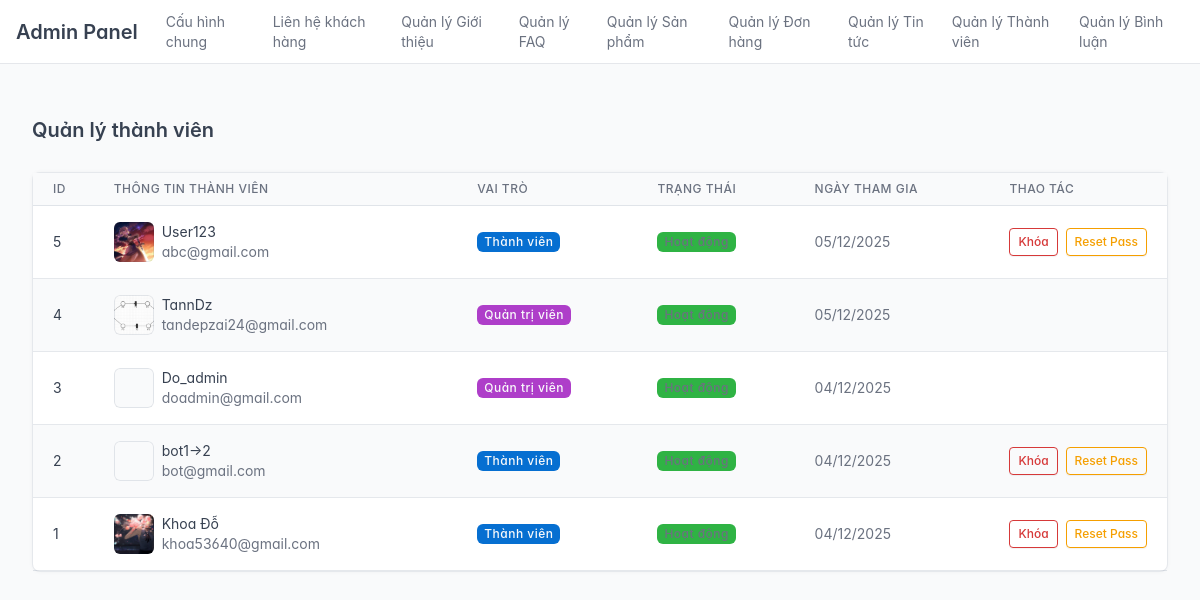
The app's page /public/index.php?url=admin/user/index (signed in) with its own data.
### tables this page shows
CREATE TABLE `users` (
  `id` int(11) NOT NULL,
  `username` varchar(50) NOT NULL,
  `email` varchar(100) NOT NULL,
  `password_hash` varchar(255) NOT NULL,
  `full_name` varchar(100) DEFAULT NULL,
  `avatar_url` varchar(255) DEFAULT 'default_avatar.png',
  `role` enum('member','admin') NOT NULL DEFAULT 'member',
  `status` enum('active','banned') NOT NULL DEFAULT 'active',
  `created_at` timestamp NOT NULL DEFAULT current_timestamp()
);

### app/libraries/Database.php (called while the page is built, shortened)
<?php
class Database
{
    private $host = DB_HOST;
    private $user = DB_USER;
    private $pass = DB_PASS;
    private $dbname = DB_NAME;
    private $dbh;
    private $stmt;
    public function __construct()
    {
        $dsn = 'mysql:host=' . $this->host . ';dbname=' . $this->dbname . ';charset=utf8';
        $options = [
            PDO::ATTR_PERSISTENT => true,
            PDO::ATTR_ERRMODE => PDO::ERRMODE_EXCEPTION,
            PDO::ATTR_DEFAULT_FETCH_MODE => PDO::FETCH_OBJ,
            PDO::ATTR_EMULATE_PREPARES => false,
        ];
        try
        {
            $this->dbh = new PDO($dsn, $this->user, $this->pass, $options);
        }
        catch (PDOException $e)
        {
            $this->error = $e->getMessage();
            echo $this->error;
        }
    }
    public function query($sql)
    {
        $this->stmt = $this->dbh->prepare($sql);
    }
    public function execute()
    {
        return $this->stmt->execute();
    }
    public function resultSet()
    {
        $this->execute();
        return $this->stmt->fetchAll();
    }
}

### app/models/User.php (called while the page is built, shortened)
<?php
class User {
    private $db;
    public function __construct() {
        $this->db = new Database();
    }
    public function all() {
        $this->db->query("SELECT * FROM users ORDER BY created_at DESC");
        return $this->db->resultSet();
    }
}

### app/views/admin/users/list.php (the view)
<div class="container-xl">
    <div class="page-header d-print-none mb-4">
        <div class="row g-2 align-items-center">
            <div class="col">
                <h2 class="page-title">Quản lý thành viên</h2>
            </div>
        </div>
    </div>
    <div class="card">
        <div class="table-responsive">
            <table class="table table-vcenter card-table table-striped">
                <thead>
                    <tr>
                        <th>ID</th>
                        <th>Thông tin thành viên</th>
                        <th>Vai trò</th>
                        <th>Trạng thái</th>
                        <th>Ngày tham gia</th>
                        <th class="w-1">Thao tác</th>
                    </tr>
                </thead>
                <tbody>
                    <?php foreach ($users as $u): ?>
                    <tr>
                        <td><?= $u->id ?></td>
                        <td>
                            <div class="d-flex py-1 align-items-center">
                                <?php
                                    $avatar = !empty($u->avatar_url) ? URLROOT . "/public/" . $u->avatar_url : "https://ui-avatars.com/api/?name=" . urlencode($u->full_name);
                                ?>
                                <span class="avatar me-2" style="background-image: url(<?= $avatar ?>)"></span>
                                <div class="flex-fill">
                                    <div class="font-weight-medium"><?= htmlspecialchars($u->full_name) ?></div>
                                    <div class="text-muted"><a href="#" class="text-reset"><?= htmlspecialchars($u->email) ?></a></div>
                                </div>
                            </div>
                        </td>
                        <td>
                            <?php if ($u->role === 'admin'): ?>
                                <span class="badge bg-purple text-purple-fg">Quản trị viên</span>
                            <?php else: ?>
                                <span class="badge bg-blue text-blue-fg">Thành viên</span>
                            <?php endif; ?>
                        </td>
                        <td>
                            <?php if ($u->status === 'active'): ?>
                                <span class="badge bg-green">Hoạt động</span>
                            <?php else: ?>
                                <span class="badge bg-red">Đã khóa</span>
                            <?php endif; ?>
                        </td>
                        <td class="text-muted">
                            <?= date('d/m/Y', strtotime($u->created_at)) ?>
                        </td>
                        <td>
                            <div class="btn-list flex-nowrap">
                                <?php if ($u->role !== 'admin'): ?>
                                    <a href="<?= URLROOT ?>/public/index.php?url=admin/user/ban&id=<?= $u->id ?>"
                                       class="btn btn-sm <?= ($u->status === 'active') ? 'btn-outline-danger' : 'btn-outline-success' ?>">
                                        <?= ($u->status === 'active') ? 'Khóa' : 'Mở khóa' ?>
                                    </a>
                                    <a href="<?= URLROOT ?>/public/index.php?url=admin/user/reset&id=<?= $u->id ?>"
                                       class="btn btn-sm btn-outline-warning"
                                       onclick="return confirm('Bạn có chắc muốn reset mật khẩu của <?= $u->full_name ?> về 123456 không?');">
                                        Reset Pass
                                    </a>
                                <?php endif; ?>
                            </div>
                        </td>
                    </tr>
                    <?php endforeach; ?>
                </tbody>
            </table>
        </div>
    </div>
</div>

### records on screen
users: id "5", avatar_url (picture), full_name "User123", email "abc@gmail.com", role "Thành viên", created_at "05/12/2025", status "Khóa"
users: id "4", avatar_url (picture), full_name "TannDz", email "tandepzai24@gmail.com", role "Quản trị viên", created_at "05/12/2025"
users: id "3", full_name "Do_admin", email "doadmin@gmail.com", role "Quản trị viên", created_at "04/12/2025"
users: id "2", full_name "bot1->2", email "bot@gmail.com", role "Thành viên", created_at "04/12/2025", status "Khóa"
users: id "1", avatar_url (picture), full_name "Khoa Đỗ", email "khoa53640@gmail.com", role "Thành viên", created_at "04/12/2025", status "Khóa"
